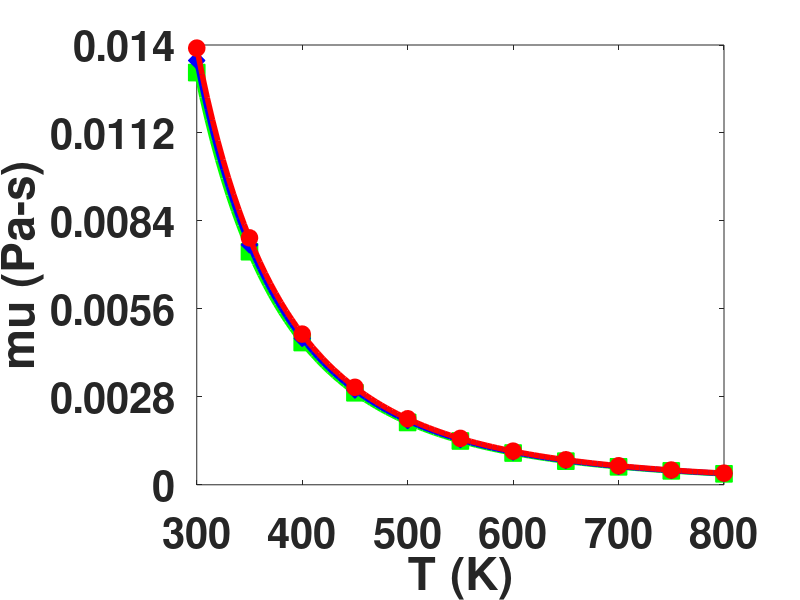

Source code (MATLAB):
clear all;
close all;

b1 = 23.55379;
b2 = -3.69839;
b3 = 0.005766;

P=[20:5:30];
T=[300:5:800];
for j=1:numel(P)
    for i=1:numel(T)
        mu(i,j) = 1e-3*exp(b1 + b2*log(T(i)) + b3*P(j));
    end
end

m = numel(T);

fig1 = figure(1);
hold on;      
plot(T,mu(:,1),'-g','linewidth',4);
plot(T(1:10:m),mu(1:10:m,1),'sg','markersize',12, ...
     'markerfacecolor','g','markeredgecolor','g');
plot(T,mu(:,2),'-b','linewidth',4);
plot(T(1:10:m),mu(1:10:m,2),'db','markersize',12, ...
     'markerfacecolor','b','markeredgecolor','b');
plot(T,mu(:,3),'-r','linewidth',4);
plot(T(1:10:m),mu(1:10:m,3),'or','markersize',12, ...
     'markerfacecolor','r','markeredgecolor','r');
ha=xlabel('T (K)');
hb=ylabel('mu (Pa-s)');
set([ha hb],'fontsize',30,'fontWeight','bold');
set(gca,'fontsize',30,'fontWeight','bold');
NumTicks = 6;
L = get(gca,'YLim');
set(gca,'YTick',linspace(L(1),L(2),NumTicks));
box on;
savefig(fig1,'mu_bitumen')